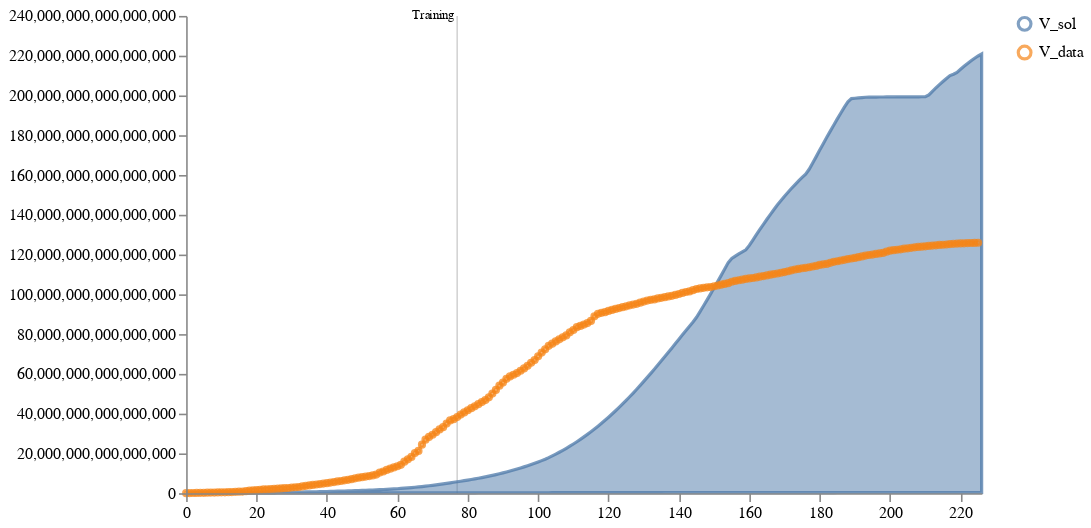

Source (notebook cell):
### Code cell
schema = plots.trajectories(pd.DataFrame(prior_samples["data"]),
                            keep="V_sol",
                            markers={"Training": 77},
                            points=data_whole.reset_index(drop=True).rename(columns={"V":"V_data"}))
schema = plots.pad(schema, 5)
plots.ipy_display(schema, format='interactive')

### Figure 1 — Vega specification as saved in the notebook (floating-point values rounded to 4 significant figures; data arrays with more than 128 entries replaced by an {"elided": "..."} marker saying what was removed)
{"$schema": "https://vega.github.io/schema/vega/v5.json", "axes": [{"name": "x_axis", "orient": "bottom", "scale": "xscale", "zindex": 100}, {"name": "y_axis", "orient": "left", "scale": "yscale", "zindex": 100}], "data": [{"name": "distributions", "values": {"elided": "227 records"}}, {"name": "traces", "transform": [{"expr": "isValid(datum.value)", "type": "filter"}], "values": []}, {"name": "points", "values": {"elided": "226 records"}}, {"name": "markers", "values": [{"label": "Training", "timepoint": 77}]}, {"name": "selected", "on": [{"remove": true, "trigger": "clear"}, {"remove": true, "trigger": "!shift"}, {"insert": "clicked", "trigger": "!shift && clicked"}, {"toggle": "clicked", "trigger": "shift && clicked"}]}, {"name": "selectedData", "on": [{"remove": true, "trigger": "clearData"}, {"toggle": "clickedData", "trigger": "clickedData"}]}], "height": 300, "legends": [{"encode": {"labels": {"interactive": true, "name": "legendLabel", "update": {"opacity": [{"test": "!length(data('selectedData')) || indata('selectedData', 'value', datum.value)", "value": 1}, {"value": 0.25}]}}, "symbols": {"interactive": true, "name": "legendSymbol", "update": {"fill": {"value": "transparent"}, "opacity": [{"test": "!length(data('selected')) || indata('selected', 'value', datum.value) || indata('selectedData', 'value', datum.value)", "value": 0.7}, {"value": 0.15}], "size": {"value": 64}, "strokeWidth": {"value": 2}}}}, "name": "color_legend", "stroke": "color"}], "marks": [{"from": {"facet": {"data": "points", "groupby": "trajectory", "name": "points_split"}}, "marks": [{"encode": {"hover": {"fillOpacity": {"value": 0.9}}, "update": {"fill": {"field": "trajectory", "scale": "color"}, "fillOpacity": [{"test": "!length(data('selected')) || indata('selected', 'value', datum.trajectory)", "value": 0.5}, {"value": 0.15}], "size": {"value": 10}, "stroke": {"field": "trajectory", "scale": "color"}, "strokeOpacity": [{"test": "!length(data('selected')) || indata('selected', 'value', datum.trajectory)", "value": 0.75}, {"value": 0.15}], "strokeWidth": {"value": 2}, "tooltip": {"field": "value"}, "x": {"field": "timepoint", "scale": "xscale"}, "y": {"field": "value", "scale": "yscale"}}}, "from": {"data": "points_split"}, "name": "_points_symbol", "type": "symbol", "zindex": 3}, {"encode": {"hover": {"fillOpacity": {"value": 0.9}}, "update": {"interpolate": {"value": "linear"}, "stroke": {"field": "trajectory", "scale": "color"}, "strokeOpacity": [{"test": "!length(data('selected')) || indata('selected', 'value', datum.trajectory)", "value": 0.3}, {"value": 0.1}], "strokeWidth": {"value": 2}, "x": {"field": "timepoint", "scale": "xscale"}, "y": {"field": "value", "scale": "yscale"}}}, "from": {"data": "points_split"}, "name": "_points_line", "type": "line", "zindex": 3}], "name": "_points", "type": "group", "zindex": 3}, {"from": {"facet": {"data": "traces", "groupby": "trajectory", "name": "traces_split"}}, "marks": [{"encode": {"hover": {"fillOpacity": {"value": 0.9}}, "update": {"interpolate": {"value": "linear"}, "stroke": {"field": "trajectory", "scale": "color"}, "strokeOpacity": [{"test": "!length(data('selected')) || indata('selected', 'value', datum.trajectory)", "value": 0.75}, {"value": 0.15}], "strokeWidth": {"value": 2}, "x": {"field": "timepoint", "scale": "xscale"}, "y": {"field": "value", "scale": "yscale"}}}, "from": {"data": "traces_split"}, "name": "_traces_lines", "type": "line"}], "name": "_traces", "type": "group", "zindex": 2}, {"from": {"facet": {"data": "distributions", "groupby": "trajectory", "name": "trajectory_split"}}, "marks": [{"encode": {"hover": {"fillOpacity": {"value": 0.9}}, "update": {"fill": {"field": "trajectory", "scale": "color"}, "fillOpacity": [{"test": "!length(data('selected')) || indata('selected', 'value', datum.trajectory)", "value": 0.5}, {"value": 0.15}], "interpolate": {"value": "linear"}, "stroke": {"field": "trajectory", "scale": "color"}, "strokeOpacity": [{"test": "!length(data('selected')) || indata('selected', 'value', datum.trajectory)", "value": 0.75}, {"value": 0.15}], "strokeWidth": {"value": 2}, "x": {"field": "timepoint", "scale": "xscale"}, "y": {"field": "upper", "scale": "yscale"}, "y2": {"field": "lower", "scale": "yscale"}}}, "from": {"data": "trajectory_split"}, "interactive": true, "name": "area", "type": "area"}], "name": "_distributions", "type": "group", "zindex": 1}, {"marks": [{"encode": {"enter": {"stroke": {"value": "lightgray"}}, "update": {"opacity": {"value": 1}, "x": {"field": "timepoint", "scale": "xscale"}, "y": {"signal": "height"}, "y2": {"value": 0}}}, "from": {"data": "markers"}, "name": "_marker text", "type": "rule"}, {"encode": {"enter": {"fontSize": {"value": 8}, "text": {"field": "datum.label"}, "y": {"value": 0}}}, "from": {"data": "_marker text"}, "name": "_marker flags", "transform": [{"as": ["x", "_y", "opacity", "align", "baseline"], "lineAnchor": "start", "offset": [1], "size": {"signal": "[width, height]"}, "type": "label"}], "type": "text"}], "name": "_markers", "type": "group"}], "padding": 5, "scales": [{"domain": {"fields": [{"data": "distributions", "field": "timepoint"}, {"data": "traces", "field": "timepoint"}, {"data": "points", "field": "timepoint"}, {"data": "markers", "field": "timepoint"}]}, "name": "xscale", "range": "width", "type": "linear", "zero": false}, {"domain": {"fields": [{"data": "distributions", "field": "lower"}, {"data": "distributions", "field": "upper"}, {"data": "traces", "field": "value"}, {"data": "points", "field": "value"}]}, "name": "yscale", "nice": true, "range": "height", "type": "linear", "zero": true}, {"domain": {"fields": [{"data": "distributions", "field": "trajectory"}, {"data": "traces", "field": "trajectory"}, {"data": "points", "field": "trajectory"}]}, "name": "color", "range": "category", "type": "ordinal"}], "signals": [{"name": "clear", "on": [{"events": "mouseup[!event.item]", "force": true, "update": "true"}], "value": true}, {"name": "shift", "on": [{"events": "@legendSymbol:click, @legendLabel:click", "force": true, "update": "event.shiftKey"}], "value": false}, {"name": "clicked", "on": [{"events": "@legendSymbol:click, @legendLabel:click", "force": true, "update": "{value: datum.value}"}], "value": null}, {"name": "clearData", "on": [{"events": "mouseup[!event.item]", "force": true, "update": "true"}], "value": true}, {"name": "clickedData", "on": [{"events": "@area:click", "force": true, "update": "{value: datum.trajectory}"}], "value": null}], "width": 500}
